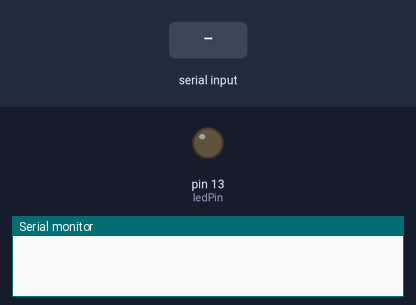
This sketch was run on a simulated Arduino Uno, built with avr-gcc and run on an emulated ATmega328P. Parts: output pins drawn as LEDs (lit = HIGH), the last lines printed to the serial monitor. Inputs (shaded band) come from the test bench.

Above: at 1.2 s.
1.3 s: "30,150\n" received over Serial
At 1.7 s:
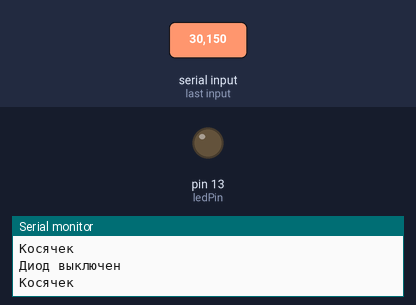
2.9 s: "1\n" received over Serial
At 3.7 s:
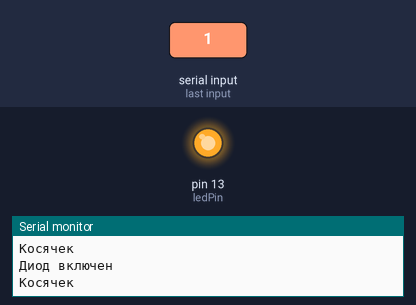
4.4 s: "90,45\n" received over Serial
At 5.5 s:
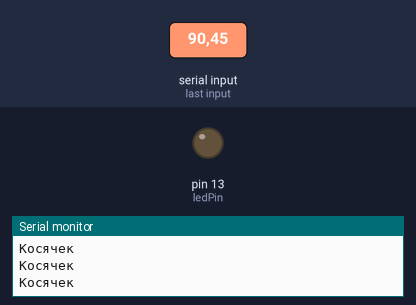
Timing chart, 0 to 7.4 s (numbered marks = the images above; inputs shaded):
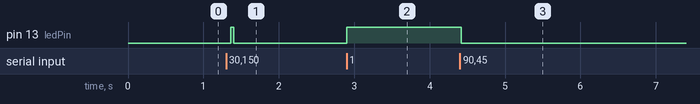

Measured:
- after the input at 1.3 s, pin 13 (ledPin): LOW → HIGH after 0.06 s, → LOW 0.04 s later
- after the input at 2.9 s, pin 13 (ledPin): LOW → HIGH at once
- after the input at 4.4 s, pin 13 (ledPin): HIGH → LOW at once

The sketch:

uprav_svetodion_po_serial.ino
```cpp
/* по умолчанию с компа посылается не int а char (см. asci) ссответств послав с компа 0, мы получаем в ответ 48
 *  Здесь мы управляем включ и выключ светодиода с терминала pytty по сериал соединению
 */

int ledPin = 13;  //встроенный

void setup() {
  // открываем сериал канал и иници скорость 9600 bod бит в сек
  Serial.begin(9600);
  pinMode(ledPin, OUTPUT);
}

void loop() {
  // ждем на ардуино пока что-то придет с компа
  while (Serial.available() == 0);  //есть ли что-то ожидающее ардуино

  // считываем значение пришедшее с компа. предположим сто оно int
  int val = Serial.read() - '0';  // - '0' это фикс для того чтоб перевести char в int (при условии что отправляем только с компа)
  // '0' это 48, а '1' - это 49. '' - это не значение а десятичное значение нуля или представление в asci
  // сооответственно вычев '0' получим наше число в int
  if (val == 1)
  {
    Serial.println("Диод включен");
    digitalWrite(ledPin, HIGH);
  }
  else if (val == 0)             //используем конструкцию else if когда несколько условий
  {
    Serial.println("Диод выключен");
    digitalWrite(ledPin, LOW);
  }
  else
  {
    Serial.println("Косячек");  //обрабатываем значения которые не 0 и не 1
  }
  Serial.flush();   //избавляемся от мусора, т.е. обрабатываем только 1 символ, а остальное нахер
  // иначе он выведет на каждый символ Косячек, а так выведет только на первый а остальное нах
}
```
